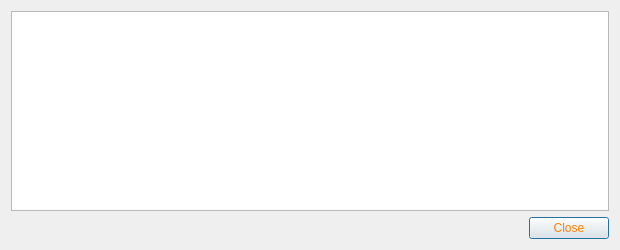
<?xml version="1.0" encoding="UTF-8"?>
<ui version="4.0">
 <class>TransactionDescDialog</class>
 <widget class="QDialog" name="TransactionDescDialog">
  <property name="geometry">
   <rect>
    <x>0</x>
    <y>0</y>
    <width>620</width>
    <height>250</height>
   </rect>
  </property>
  <property name="windowTitle">
   <string>Transaction details</string>
  </property>
  <property name="styleSheet">
   <string notr="true">background-image: url(:/images/bkg2);
color: rgb(255, 127, 0);</string>
  </property>
  <layout class="QVBoxLayout" name="verticalLayout">
   <item>
    <widget class="QTextEdit" name="detailText">
     <property name="toolTip">
      <string>This pane shows a detailed description of the transaction</string>
     </property>
     <property name="readOnly">
      <bool>true</bool>
     </property>
    </widget>
   </item>
   <item>
    <widget class="QDialogButtonBox" name="buttonBox">
     <property name="orientation">
      <enum>Qt::Horizontal</enum>
     </property>
     <property name="standardButtons">
      <set>QDialogButtonBox::Close</set>
     </property>
    </widget>
   </item>
  </layout>
 </widget>
 <resources/>
 <connections>
  <connection>
   <sender>buttonBox</sender>
   <signal>accepted()</signal>
   <receiver>TransactionDescDialog</receiver>
   <slot>accept()</slot>
   <hints>
    <hint type="sourcelabel">
     <x>248</x>
     <y>254</y>
    </hint>
    <hint type="destinationlabel">
     <x>157</x>
     <y>274</y>
    </hint>
   </hints>
  </connection>
  <connection>
   <sender>buttonBox</sender>
   <signal>rejected()</signal>
   <receiver>TransactionDescDialog</receiver>
   <slot>reject()</slot>
   <hints>
    <hint type="sourcelabel">
     <x>316</x>
     <y>260</y>
    </hint>
    <hint type="destinationlabel">
     <x>286</x>
     <y>274</y>
    </hint>
   </hints>
  </connection>
 </connections>
</ui>
